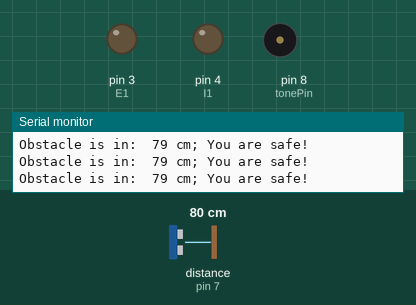
Recording of a sketch running on a simulated Arduino Uno, built with avr-gcc and run on an emulated ATmega328P. On the bench: output pins drawn as LEDs (lit = HIGH), buzzer (waves = sounding), the last lines printed to the serial monitor. Wiring (inferred from the names in the program): ultrasonic range finder: trigger pin 6; echo pin 7. Inputs (shaded band) come from the test bench; at power-on: distance to the obstacle (sensor on pin 7) 80 cm. The echo pulse lasts 58.3 µs per cm; pins used as bus, display or sensor lines are not drawn.

Above: at 1.2 s.
1.3 s: distance to the obstacle (sensor on pin 7) set to 34 cm
4.3 s: distance to the obstacle (sensor on pin 7) set to 28 cm
At 5.1 s:
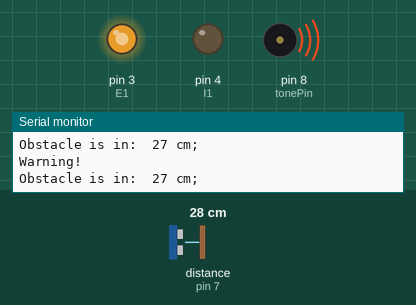
5.8 s: distance to the obstacle (sensor on pin 7) set to 35 cm
At 7.1 s:
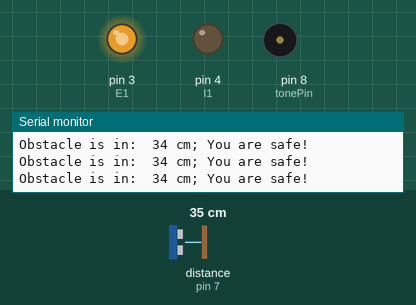
7.6 s: distance to the obstacle (sensor on pin 7) set to 18 cm
At 8.1 s:
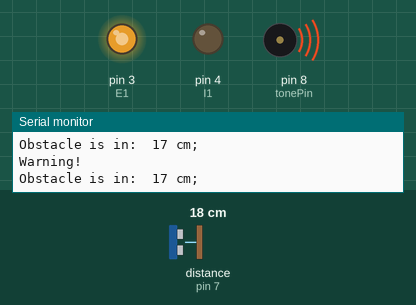
Timing chart, 0 to 10.6 s (numbered marks = the images above; inputs shaded):
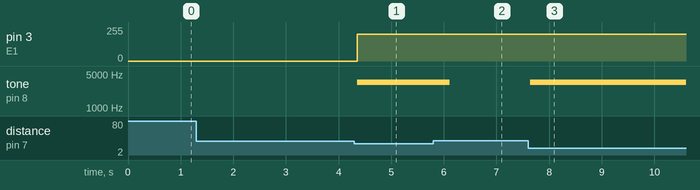

Measured:
- the behaviour switches between 31 and 30 cm on distance to the obstacle (sensor on pin 7) (found by bisection; images 0 and 1)
- after the input at 4.3 s, pin 3 (E1): 0/255 → 200/255 after 0.06 s; tone on pin 8 (tonePin): silent → 3392 Hz after 0.06 s
- after the input at 5.8 s, tone on pin 8 (tonePin): 3392 Hz → silent after 0.32 s
- after the input at 7.6 s, tone on pin 8 (tonePin): silent → 3392 Hz at once

The sketch:

sketch_jul18a.ino
```cpp
int tonePin = 8;
int trigPin = 6;
int echoPin = 7;
int duration;
int distance;
int E1=3;
int I1=4;
void setup() {
  // put your setup code here, to run once:

  Serial.begin(9600);
 pinMode(trigPin, OUTPUT);
  pinMode(echoPin, INPUT);
  pinMode(tonePin, OUTPUT);
  pinMode(E1, OUTPUT);
  pinMode(I1, OUTPUT);
}
void loop() {
  // put your main code here, to run repeatedly:
 digitalWrite(trigPin, HIGH);
  delayMicroseconds(10);
  digitalWrite(trigPin, LOW);
  duration = pulseIn(echoPin, HIGH);
  distance = (duration/2) / 29.1;
  if(distance < 30){
      Serial.print("Obstacle is in:  ");
      Serial.print(distance);
      Serial.println(" cm; ");
      Serial.println("Warning!");
      analogWrite(E1, 200);  // Run in high speed
    tone(tonePin, 200000, 300);
}
else{
      Serial.print("Obstacle is in:  ");
      Serial.print(distance);
      Serial.print(" cm; ");

      Serial.println("You are safe!");
      //analogWrite(E1, 50);  // Run in low speed
       //tone(tonePin, 1000, 200);
}
}
```
